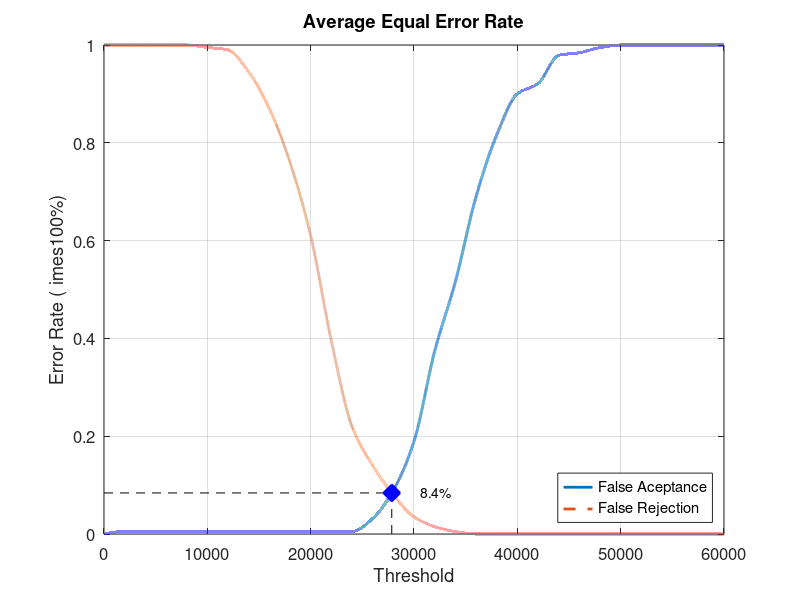
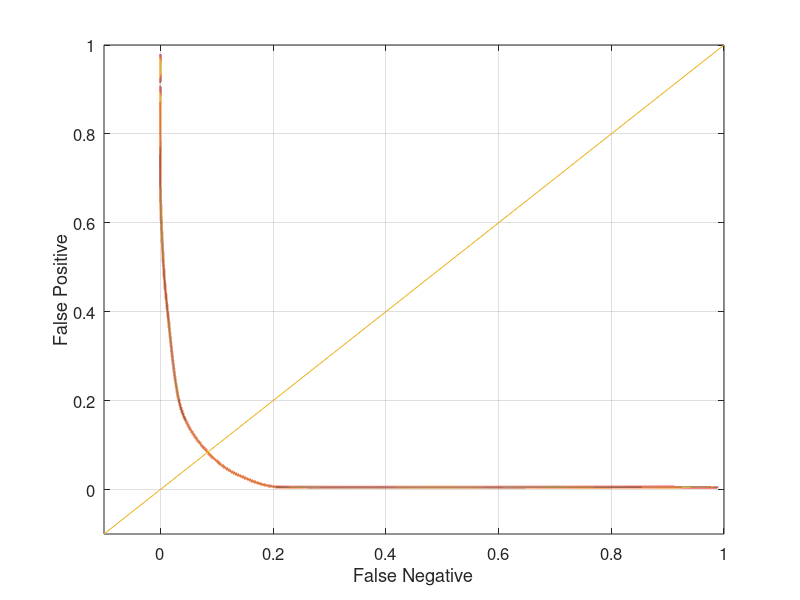

These figures' MATLAB source, in order:
close all;
clear;
clc;
x = 0:2000:60000;
xq = 0:0.5:60000;

y0 = [0 0.00526316 0.00526316 0.00526316 0.00526316 0.00526316 0.00526316 0.00526316 0.00526316 0.00526316 0.00526316 0.00526316 0.00526316 0.0315789 0.0894737 0.189474 0.373684 0.515789 0.689474 0.815789 0.9 0.921053 0.978947 0.984211 0.994737 1 1 1 1 1 1]
yy0 = interp1(x, y0, xq, 'pchip');
y1 = [1 1 1 1 1 0.995 0.99 0.945 0.87 0.76 0.61 0.395 0.22 0.14 0.08 0.035 0.015 0.005 0 0 0 0 0 0 0 0 0 0 0 0 0]
yy1 = interp1(x, y1, xq, 'pchip');

% Calculating EER: 
y2 = abs(y0 - y1);
find(y2 == min(y2))
yy2 = abs(yy0 - yy1);
xEER = find(yy2 == min(yy2));
xEERIndex = xq(xEER) % X-axis EER
yEER = yy0(xEER) % Y-axis EER

main = figure
plot(xq, yy0,'-','LineWidth', 2);	hold on
plot(xq, yy1,'--','LineWidth', 2);	hold on
plot([xEERIndex xEERIndex], [0 yEER], 'k--');	hold on
plot([0 xEERIndex], [yEER yEER], 'k--');	hold on
plot(xEERIndex, yEER, 'bx', 'LineWidth', 10);	hold on
text(xEERIndex + 10 * xEERIndex / 100, yEER, [num2str(round((10000 * yEER)) / 100) '%'])
legend('False Aceptance', 'False Rejection', 'Location', 'SouthEast')
xlabel('Threshold')
ylabel('Error Rate (	imes100%)')
title('Average Equal Error Rate')
set(gca, 'FontSize', 12)
axis([0 60000 0 1])
grid on

print(main, 'Database5_1Main', '-dpng');
FNRxFPR = figure('Color', [1 1 1]);
plot(yy1, yy0, '-', yy1, yy0, 'LineWidth', 2);
hold on
y = -0.1:0.1:1
plot(y, y); 
set(gca, 'FontSize', 12)
xlabel('False Negative')
ylabel('False Positive')
axis([-0.1 1 -0.1 1])
set(gca, 'FontSize', 12)
grid on

print(FNRxFPR, 'Database5_1FNRxFPR','-dpng');
